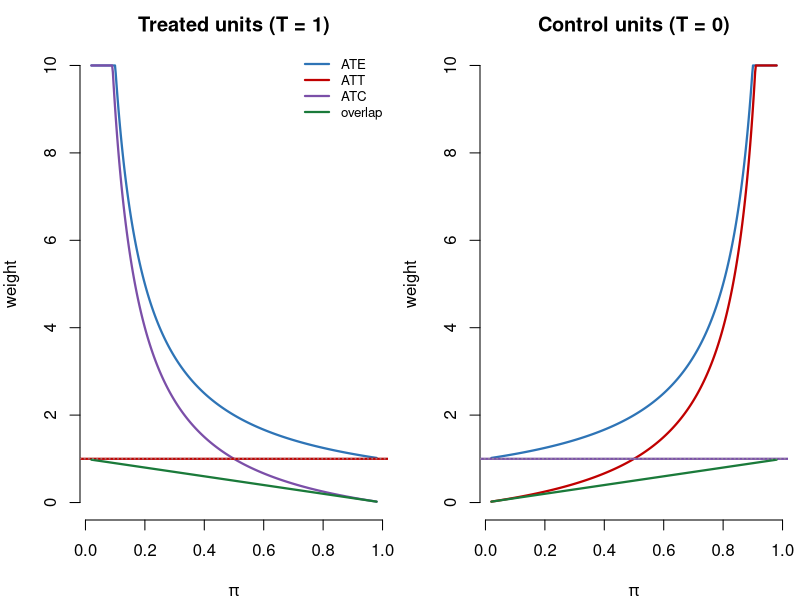

The R script that drew this image:
## ---- chunk 1
#| label: fig-weight-functions
#| fig-cap: "Weights attached to treated units (left) and control units (right) as functions of the propensity score, for the ATE, ATT, ATC, and overlap schemes. Each scheme up-weights the units standing in for its target population: the ATE diverges in whichever arm is scarce, the ATT leaves treated units unweighted while up-weighting high-$\\pi$ controls, the ATC is the mirror image, and the overlap weights are bounded. Curves truncated at weight 10."
#| echo: false
#| fig-width: 8
#| fig-height: 3.6
p <- seq(0.02, 0.98, length.out = 400)
cl <- c(ATE = "#2E74B6", ATT = "#C00000", ATC = "#7B4FA8", overlap = "#1A7A3A")
par(mfrow = c(1, 2), mar = c(4, 4, 2.4, 0.6))
cap <- function(v) pmin(v, 10)
plot(p, cap(1/p), type = "l", lwd = 2.2, col = cl["ATE"], ylim = c(0, 10),
     xlab = expression(pi), ylab = "weight", main = "Treated units (T = 1)", bty = "n")
lines(p, cap((1-p)/p), lwd = 2.2, col = cl["ATC"])
abline(h = 1, lwd = 2.2, col = cl["ATT"])
lines(p, 1 - p, lwd = 2.2, col = cl["overlap"])
abline(h = 1, lty = 3, col = "grey60")
legend("topright", bty = "n", cex = 0.8, lwd = 2.2, col = cl, legend = names(cl))
plot(p, cap(1/(1-p)), type = "l", lwd = 2.2, col = cl["ATE"], ylim = c(0, 10),
     xlab = expression(pi), ylab = "weight", main = "Control units (T = 0)", bty = "n")
lines(p, cap(p/(1-p)), lwd = 2.2, col = cl["ATT"])
abline(h = 1, lwd = 2.2, col = cl["ATC"])
lines(p, p, lwd = 2.2, col = cl["overlap"])
abline(h = 1, lty = 3, col = "grey60")
